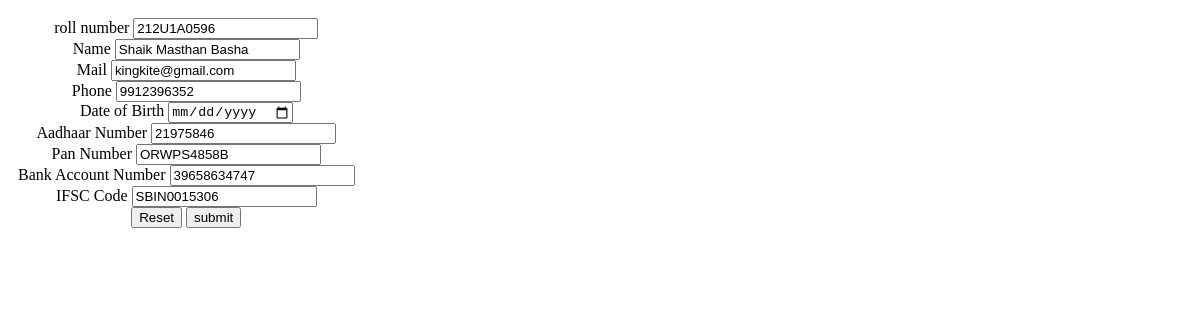
/Dtl-Update/6, run on an earlier commit of the app's database.
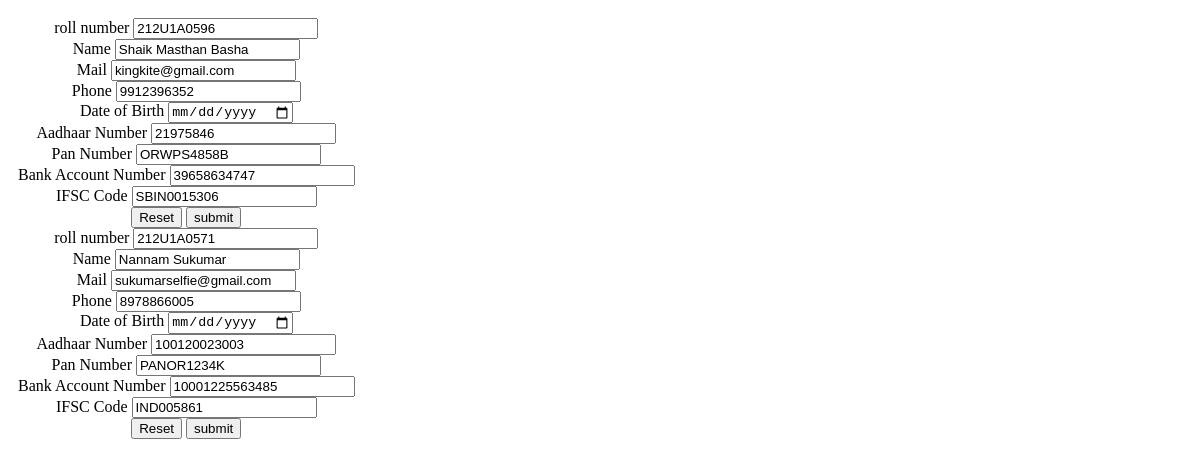
And on a later commit of the database.
### Boot_app/models.py (models this page shows)
class Details(models.Model):
    roll = models.CharField(max_length=10)
    name = models.CharField(max_length=30)
    mail=models.EmailField(max_length=30)
    phone = models.IntegerField()
    dob = models.DateField()
    addar = models.IntegerField()
    pan = models.CharField(max_length=10)
    bacc = models.IntegerField()
    bifsc = models.CharField(max_length=10)

### Boot_app/views.py (the view, shortened to what this page needs)
# urls.py: path('Dtl-Update/<int:id>',views.UpDtl,name='upup'),
def UpDtl(request,id):
    m = Details.objects.all()
    return render(request,'update-Dtl.html',{'k':m});

### templates/update-Dtl.html (shortened to what this page needs)
<!DOCTYPE html>
<html lang="en">
<head>
</head>
<body>
    <form  method="post">
        {% for i in k %}
        <div class="aa">
            <div class="a">
                <label for="">roll number</label>
                <input type="text" value="{{i.roll}}" placeholder="Roll number" name="roll" id="">
            </div>
            <div class="a">
                <label for="">Name</label>
                <input type="text" value="{{i.name}}" placeholder="Username" name="nam" id="">
            </div>
            <div class="a">
                <label for="">Mail</label>
                <input type="email" value="{{i.mail}}" placeholder="Enter E-mail ID" name="mail" id="">
            </div>
            <div class="a">
                <label for="">Phone</label>
                <input type="text" value="{{i.phone}} " name="phone" placeholder="Enter Mobile Number" id="">
            </div>
            <div class="a">
                <label for="">Date of Birth</label>
                <input type="date" name="dob" value="{{i.dob}} " id="">
            </div>
            <div class="a">
                <label for="">Aadhaar Number</label>
                <input type="text" name="addar" value="{{i.addar}} " placeholder="Enter Aadhaar Number">
            </div>
            <div class="a">
                <label for="">Pan Number</label>
                <input type="text" value="{{i.pan}} " placeholder="Enter Pan Number" name="pan">
            </div>
            <div class="a">
                <label for="">Bank Account Number</label>
                <input type="text" value="{{i.bacc}} " placeholder="Enter Account Number" name="bacc">
            </div>
            <div class="a">
                <label for="">IFSC Code</label>
                <input type="text" value="{{i.bifsc}} " placeholder="Enter Bank IFSC code" name="bifsc" id="">
            </div>
            <div class="b">
                <input type="reset" name="" id="">
                <input type="submit" value="submit" id="">
            </div>
        </div>
        {% endfor %}
    </form>
</body>
</html>

What changed in the data, as far as the page shows it:
added Details: roll "212U1A0571", nam "Nannam Sukumar", mail "sukumarselfie@gmail.com", phone "8978866005", addar "100120023003", pan "PANOR1234K", bacc "10001225563485", bifsc "IND005861"
